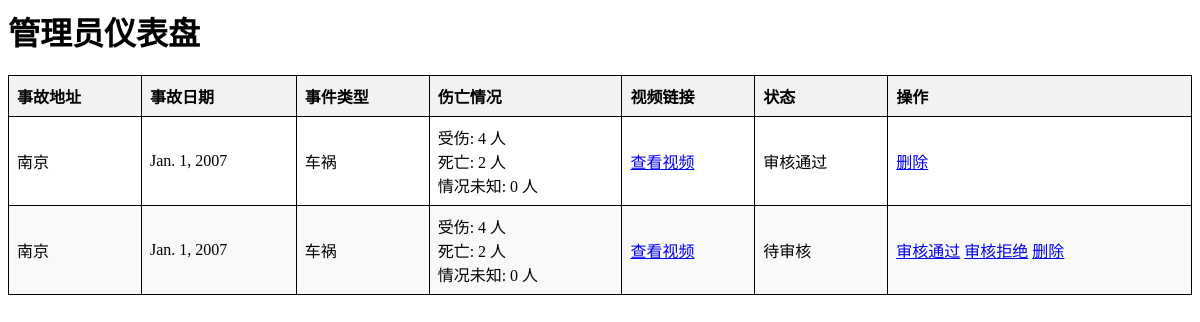
The app's page /admin_dashboard/ (signed in), older data.
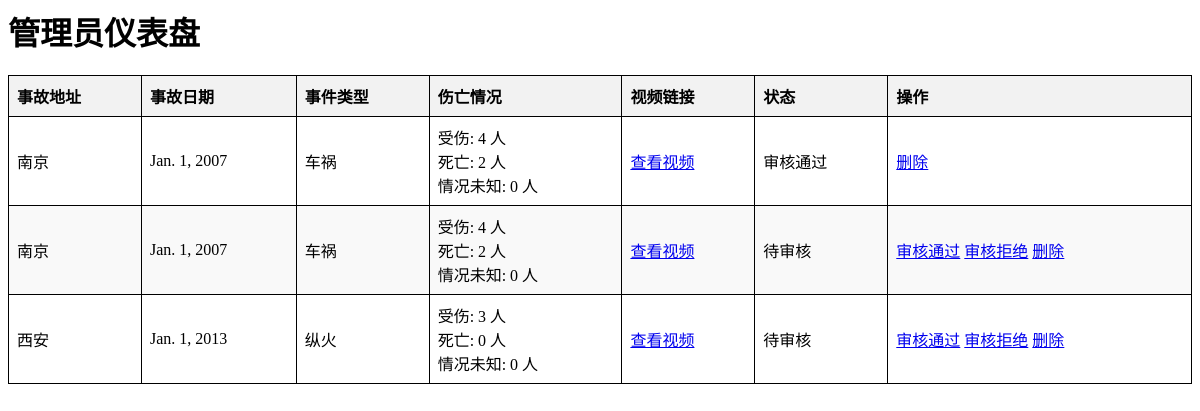
The same page, newer data.
### data/models.py (models this page shows, shortened)
class Accident(models.Model):
    address = models.CharField(max_length=200)
    accident_date = models.DateField()
    description = models.TextField()
    accident_type = models.CharField(max_length=200)
    injured = models.IntegerField(default=0)
    dead = models.IntegerField(default=0)
    unknown = models.CharField(max_length=200, default='情况未知')
    latitude = models.FloatField(default=0.0)
    longitude = models.FloatField(default=0.0)
    video_link = models.CharField(max_length=200)
    is_approved = models.BooleanField(False)
    is_deleted = models.BooleanField(default=False)
    created_by = models.ForeignKey(User, on_delete=models.CASCADE)

### users/views.py (the view)
# urls.py: path('admin_dashboard/', views.admin_dashboard, name='admin_dashboard'),
@login_required
def admin_dashboard(request):
    accidents = Accident.objects.filter(is_deleted=False)
    return render(request, 'users/admin_dashboard.html', {'accidents': accidents})

### templates/users/admin_dashboard.html (shortened to what this page needs)
{% block content %}
    <div class="container mt-4">
        <h1>管理员仪表盘</h1>
        <table class="table">
            <thead>
                <tr>
                    <th>事故地址</th>
                    <th>事故日期</th>
                    <th>事件类型</th>
                    <th>伤亡情况</th>
                    <th>视频链接</th>
                    <th>状态</th>
                    <th>操作</th>
                </tr>
            </thead>
            <tbody>
                {% for accident in accidents %}
                    <tr>
                        <td>{{ accident.address }}</td>
                        <td>{{ accident.accident_date }}</td>
                        <td>{{ accident.accident_type }}</td>
                        <td>
                            受伤: {{ accident.injured|default:0 }} 人<br>
                            死亡: {{ accident.dead|default:0 }} 人<br>
                            情况未知: {{ accident.unknown|default:0 }} 人
                        </td>
                        <td>
                            <a href="{{ accident.video_link }}" target="_blank">查看视频</a>
                        </td>
                        <td>
                          {% if accident.is_approved %}
                            <span class="badge bg-success">审核通过</span>
                          {% else %}
                            <span class="badge bg-warning">待审核</span>
                          {% endif %}
                        </td>
                        <td>
                          {% if not accident.is_approved %}
                            <a href="{% url 'admin_approve_accident' accident.id %}" class="btn btn-success">审核通过</a>
                            <a href="{% url 'admin_reject_accident' accident.id %}" class="btn btn-danger">审核拒绝</a>
                          {% endif %}
                            <a href="{% url 'admin_delete_accident' accident.id %}" class="btn btn-warning">删除</a>
                        </td>
                    </tr>
                    {% empty %}
                      <tr>
                        <td colspan="7" class="text-center">没有待处理的事故记录。</td>
                      </tr>
                {% endfor %}
            </tbody>
        </table>
    </div>
{% endblock %}

Row changes from the older to the newer data that the page shows:
added Accident: address "西安", accident_date "Jan. 1, 2013", accident_type "纵火", injured "3", dead "0", unknown "0", is_approved "待审核"
